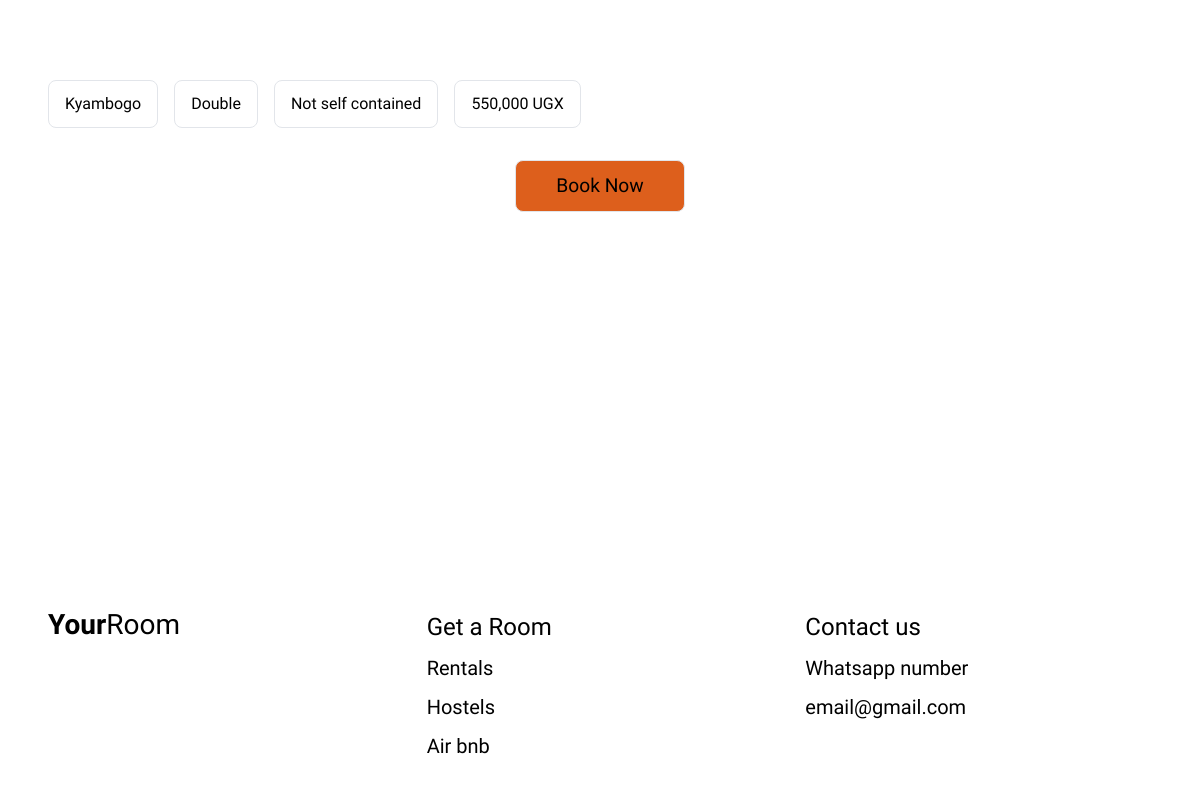
/unit/hostel/1/, run on an earlier commit of the app's database.
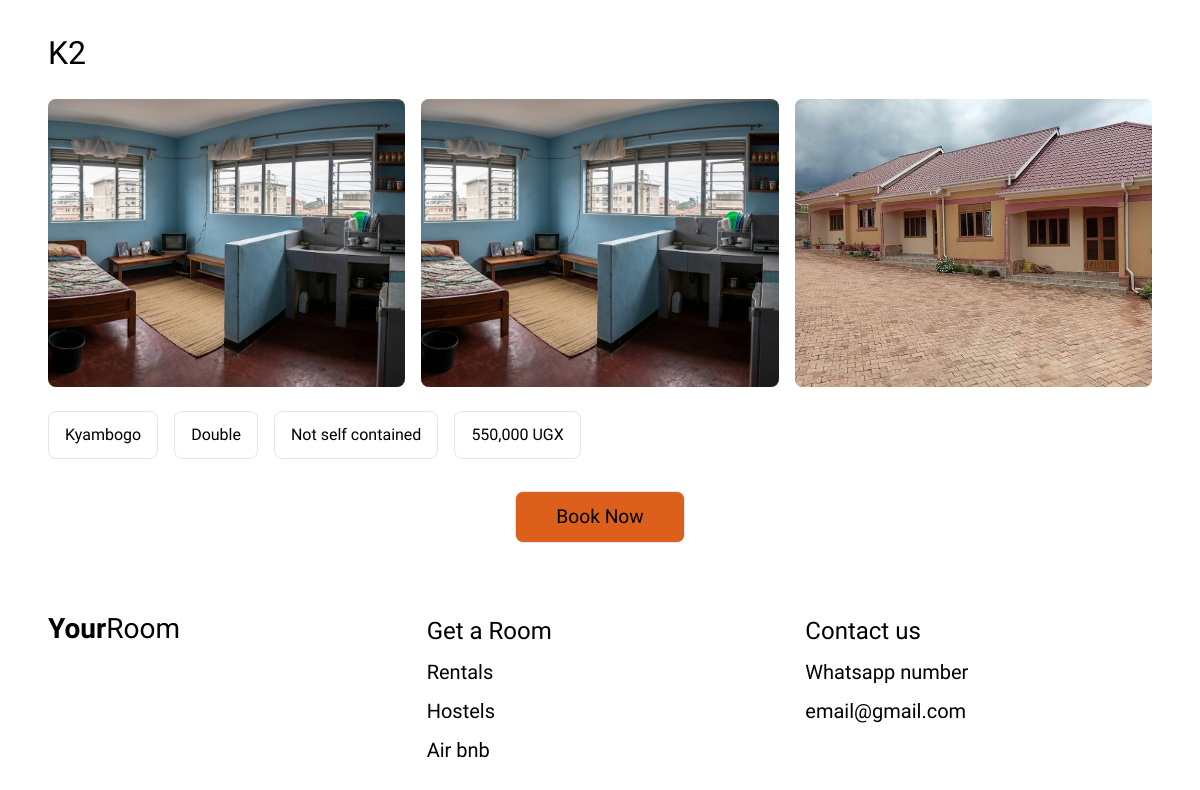
And on a later commit of the database.
### your_room/models.py (models this page shows, shortened)
class BaseUnit(models.Model):
    name = models.CharField(max_length=150)
    description = models.TextField(blank=True)
    location = models.CharField(max_length=150)
    class Meta:
        abstract = True
        ordering = ["name"]

class Hostel(BaseUnit):
    university = models.CharField(max_length=150)
    room_type = models.CharField(max_length=10, choices=RoomType.choices)
    self_contained = models.BooleanField(default=False)
    price = models.DecimalField(max_digits=10, decimal_places=2, null=True, blank=True)

class UnitImageBase(models.Model):
    image = models.ImageField(upload_to="units/%Y/%m/")
    is_main = models.BooleanField(
        default=False,
        help_text="Check this box to set this image as the main display photo."
    )
    class Meta:
        abstract = True
        ordering = ["is_main"]

class HostelImage(UnitImageBase):
    unit = models.ForeignKey(Hostel, related_name="images", on_delete=models.CASCADE)

### your_room/views.py (the view)
# urls.py: path("unit/<str:unit_type>/<int:pk>/", unit_detail, name="unit-detail"),
def unit_detail(request,unit_type, pk):
    model = UNIT_MODELS.get(unit_type)
    unit = get_object_or_404(model.objects.prefetch_related("images"), pk=pk)
    return render(request, "your_room/detail.html", {"unit": unit, "unit_type": unit_type})

### your_room/templates/your_room/detail.html (shortened to what this page needs)
<!DOCTYPE html>
{% load static %}
{% load humanize %}
<html lang="en">
<head>
<link rel="stylesheet" href="{% static 'your_room/styles.css' %}" />
</head>
<body>
<main>
  <h1 class="page-title container">{{unit.name}}</h1>
  <div class="gallery container">
    {% for img in unit.images.all %}
    <img src="{{ img.image.url }}" alt="{{ unit.name }}" />
    {% endfor %}
    </div>
  <div class="meta container">
    {% if unit_type == 'rental' %}
    <div>{{ unit.location }}</div>
    <div>{% if unit.self_contained %} Self contained
      {% else %} Not self contained {% endif %}</div>
    <div>{{ unit.price|floatformat:0|intcomma }} UGX</div>
    {% elif unit_type == 'hostel' %}
    <div>{{ unit.university }}</div>
    <div>{{ unit.room_type|capfirst }}</div>
    <div>{% if unit.self_contained %} Self contained {% else %} Not self contained {% endif %}</div>
    <div>{{ unit.price|floatformat:0|intcomma }} UGX</div>
    {% else %}
    <div>{{ unit.location }}</div>
    <div>{{ unit.price|floatformat:0|intcomma }} UGX</div>
    {% endif %}
  </div>
  <div class="center-action">
    <button class="btn btn--lg" id="book-now" type="button" data-unit-type="{{ unit_type }}" data-unit-id="{{ unit.pk }}">
      Book Now
    </button>
  </div>
</main>
<footer class="footer container">
  <a class="logo" href="{% url 'index' %}"><b>Your</b><span>Room</span></a>
  <div class="col">
    <strong>Get a Room</strong>
    <a href="{% url 'rentals' %}">Rentals</a>
    <a href="{% url 'hostels' %}">Hostels</a>
    <a href="{% url 'airbnb' %}">Air bnb</a>
  </div>
  <div class="col">
    <strong>Contact us</strong>
    <span>Whatsapp number</span>
    <span>email@gmail.com</span>
  </div>
</footer>
</body>
</html>

### your_room/static/your_room/styles.css (style rules this page uses)
:root { --accent-orange:#dd5f1c; --surface-gray:#d9d9d9; --background:#ffffff; --foreground:#000000; --border:#e2e5ea; --radius:8px; }
* { box-sizing:border-box;margin:0;padding:0 }
html, body { height: 100%; }
html { scroll-behavior:smooth }
body { font-family:"Urbanist",system-ui,sans-serif; background:var(--background); color:var(--foreground); line-height:1.35; display:flex; flex-direction: column; min-height: 100vh; }
main { flex: 1; }
img { display:block;max-width:100% }
a { color:inherit;text-decoration:none }
.container { padding-inline:16px }
@media (min-width:768px) { .container { padding-inline:48px } }
.logo { font-size:clamp(1.5rem, 4vw, 1.75rem);line-height:1 }
.logo b { font-weight:600 }
.logo span { font-weight:300 }
h1.page-title { font-size:clamp(1.375rem, 4vw, 2rem);font-weight:400;padding-top:32px }
.btn { display:inline-block;border:1px solid var(--border);border-radius:var(--radius); background:transparent;font:inherit;cursor:pointer;transition:background-color .15s ease; }
.btn--lg { padding:12px 40px;font-size:1.2rem; background:var(--accent-orange) }
.gallery { display:grid;gap:16px;padding-block:24px }
@media (min-width:768px) { .gallery { grid-template-columns:repeat(3,1fr) } }
.gallery img { width:100%;height:288px;object-fit:cover;border-radius:var(--radius);background:var(--surface-gray) }
.meta { display:flex; flex-wrap:wrap; gap:16px }
@media (min-width:768px) { .meta { grid-template-columns:repeat(3,1fr) } }
.meta div { flex:0 1 auto; border:1px solid var(--border);border-radius:var(--radius);padding:12px 16px;font-size:1 }
.center-action { display:flex;justify-content:center;padding-block:32px }
.footer { display:grid;gap:32px;padding-block:40px }
@media (min-width:768px) { .footer { grid-template-columns:repeat(3,1fr) } }
.footer .col { display:flex;flex-direction:column;gap:12px }
.footer .col strong { font-size:1.5rem;font-weight:400 }
.footer .col a,.footer .col span { font-size:1.25rem }

What changed in the data, as far as the page shows it:
changed Hostel "Kyambogo": name (not shown) → "K2"
added HostelImage: image (picture)
added HostelImage: image (picture)
added HostelImage: image (picture)
